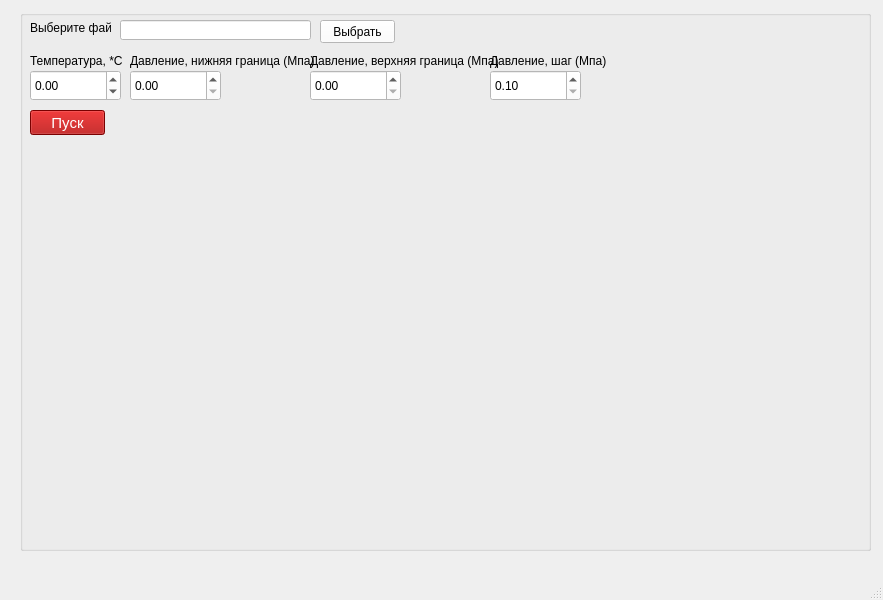
<?xml version="1.0" encoding="UTF-8"?>
<ui version="4.0">
 <class>MainWindow</class>
 <widget class="QMainWindow" name="MainWindow">
  <property name="geometry">
   <rect>
    <x>0</x>
    <y>0</y>
    <width>883</width>
    <height>600</height>
   </rect>
  </property>
  <property name="windowTitle">
   <string>MainWindow</string>
  </property>
  <widget class="QWidget" name="centralwidget">
   <property name="styleSheet">
    <string notr="true"/>
   </property>
   <widget class="QSplitter" name="splitter_2">
    <property name="geometry">
     <rect>
      <x>20</x>
      <y>10</y>
      <width>851</width>
      <height>541</height>
     </rect>
    </property>
    <property name="orientation">
     <enum>Qt::Horizontal</enum>
    </property>
    <widget class="QGroupBox" name="groupBox_2">
     <property name="title">
      <string/>
     </property>
     <widget class="QPushButton" name="start">
      <property name="geometry">
       <rect>
        <x>10</x>
        <y>100</y>
        <width>75</width>
        <height>25</height>
       </rect>
      </property>
      <property name="font">
       <font>
        <pointsize>11</pointsize>
       </font>
      </property>
      <property name="styleSheet">
       <string notr="true">background-color:rgb(170, 0, 0);
color:white
</string>
      </property>
      <property name="text">
       <string>Пуск</string>
      </property>
     </widget>
     <widget class="QLineEdit" name="filename">
      <property name="geometry">
       <rect>
        <x>100</x>
        <y>10</y>
        <width>191</width>
        <height>20</height>
       </rect>
      </property>
      <property name="styleSheet">
       <string notr="true">background-color:white</string>
      </property>
     </widget>
     <widget class="QPushButton" name="browse">
      <property name="geometry">
       <rect>
        <x>300</x>
        <y>10</y>
        <width>75</width>
        <height>23</height>
       </rect>
      </property>
      <property name="styleSheet">
       <string notr="true">background-color:white</string>
      </property>
      <property name="text">
       <string>Выбрать</string>
      </property>
     </widget>
     <widget class="QLabel" name="label_2">
      <property name="geometry">
       <rect>
        <x>10</x>
        <y>40</y>
        <width>101</width>
        <height>21</height>
       </rect>
      </property>
      <property name="styleSheet">
       <string notr="true"/>
      </property>
      <property name="text">
       <string>Температура, *С</string>
      </property>
     </widget>
     <widget class="QDoubleSpinBox" name="Temperature">
      <property name="geometry">
       <rect>
        <x>10</x>
        <y>60</y>
        <width>91</width>
        <height>31</height>
       </rect>
      </property>
      <property name="styleSheet">
       <string notr="true">background-color:white</string>
      </property>
      <property name="minimum">
       <double>-272.000000000000000</double>
      </property>
      <property name="maximum">
       <double>500.000000000000000</double>
      </property>
     </widget>
     <widget class="QDoubleSpinBox" name="Pmin">
      <property name="geometry">
       <rect>
        <x>110</x>
        <y>60</y>
        <width>91</width>
        <height>31</height>
       </rect>
      </property>
      <property name="styleSheet">
       <string notr="true">background-color:white</string>
      </property>
      <property name="maximum">
       <double>10.000000000000000</double>
      </property>
      <property name="singleStep">
       <double>0.100000000000000</double>
      </property>
     </widget>
     <widget class="QLabel" name="label_3">
      <property name="geometry">
       <rect>
        <x>110</x>
        <y>40</y>
        <width>191</width>
        <height>21</height>
       </rect>
      </property>
      <property name="styleSheet">
       <string notr="true"/>
      </property>
      <property name="text">
       <string>Давление, нижняя граница (Мпа)</string>
      </property>
     </widget>
     <widget class="QDoubleSpinBox" name="Pmax">
      <property name="geometry">
       <rect>
        <x>290</x>
        <y>60</y>
        <width>91</width>
        <height>31</height>
       </rect>
      </property>
      <property name="styleSheet">
       <string notr="true">background-color:white</string>
      </property>
      <property name="maximum">
       <double>10.000000000000000</double>
      </property>
      <property name="singleStep">
       <double>0.100000000000000</double>
      </property>
     </widget>
     <widget class="QLabel" name="label_4">
      <property name="geometry">
       <rect>
        <x>290</x>
        <y>40</y>
        <width>201</width>
        <height>21</height>
       </rect>
      </property>
      <property name="styleSheet">
       <string notr="true"/>
      </property>
      <property name="text">
       <string>Давление, верхняя граница (Мпа)</string>
      </property>
     </widget>
     <widget class="QDoubleSpinBox" name="Pstep">
      <property name="geometry">
       <rect>
        <x>470</x>
        <y>60</y>
        <width>91</width>
        <height>31</height>
       </rect>
      </property>
      <property name="styleSheet">
       <string notr="true">background-color:white</string>
      </property>
      <property name="minimum">
       <double>0.100000000000000</double>
      </property>
      <property name="maximum">
       <double>1.000000000000000</double>
      </property>
      <property name="singleStep">
       <double>0.100000000000000</double>
      </property>
     </widget>
     <widget class="QLabel" name="label_5">
      <property name="geometry">
       <rect>
        <x>470</x>
        <y>40</y>
        <width>151</width>
        <height>21</height>
       </rect>
      </property>
      <property name="styleSheet">
       <string notr="true"/>
      </property>
      <property name="text">
       <string>Давление, шаг (Мпа)</string>
      </property>
     </widget>
     <widget class="QLabel" name="label">
      <property name="geometry">
       <rect>
        <x>10</x>
        <y>10</y>
        <width>81</width>
        <height>16</height>
       </rect>
      </property>
      <property name="styleSheet">
       <string notr="true"/>
      </property>
      <property name="text">
       <string>Выберите файл</string>
      </property>
     </widget>
     <widget class="QWidget" name="graph" native="true">
      <property name="geometry">
       <rect>
        <x>19</x>
        <y>139</y>
        <width>811</width>
        <height>381</height>
       </rect>
      </property>
     </widget>
    </widget>
   </widget>
  </widget>
  <widget class="QMenuBar" name="menubar">
   <property name="geometry">
    <rect>
     <x>0</x>
     <y>0</y>
     <width>883</width>
     <height>21</height>
    </rect>
   </property>
  </widget>
  <widget class="QStatusBar" name="statusbar"/>
 </widget>
 <resources/>
 <connections/>
</ui>
